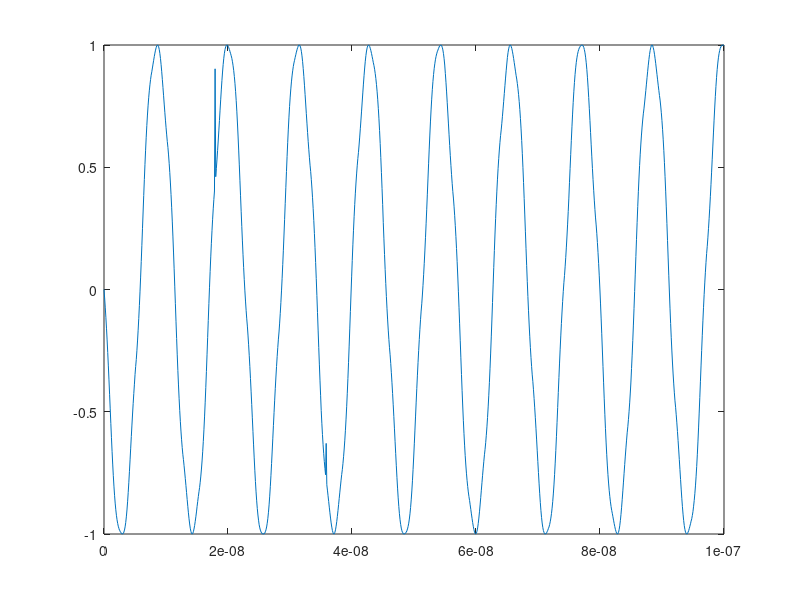

MATLAB code to generate this figure:
function PMIX
global P0;
global P90;
global P180;
global P270;
global N;
global T;
global f;

f = 10e9;
T = 1/f;
N = 1000;
t = linspace(0,N*T,1000);
P0   = sin(2*pi*f*t);
P90  = sin(2*pi*f*t-pi/2);
P180 = sin(2*pi*f*t-pi);
P270 = sin(2*pi*f*t-((3*pi)/2));
%---------------- NON LINEARITY ------------------
%code = linspace(0,1,1000);
%ph = atan2(code,1-code)*180/pi;
%figure(1);
%plot(code,ph,code,90*code);
%-------------------------------------------------
%code = 1;
%sum = code.*P270 + (1-code).*P0;
%sum = sum./max(abs(sum));
%figure(2);
%plot(t,P0,t,P90,t,P180,t,P270,t,sum,"black");
%---------------- PHASE INTERPOLATON WITH SELECTION ---------------------------------
% code_binary='00 1111 1111'
% code = bin2dec(code_binary);
% binary_mask1 = bin2dec('1100000000');
% extract_bits = bitand(code, binary_mask1);
% phase_sel_bin = dec2bin(bitshift(extract_bits, -8), 2); % Shift extracted bits to the right by 8 positions
% phase_sel = bin2dec(phase_sel_bin);
% int_val = double(uint8(mod(code,256))); %git the value of the 8bits
% int_value = double(int_val/255.0); %make the value normalized (maximum 1)
% 
% switch phase_sel 
%     case 0 
%         sum = int_value.*P90  + (1-int_value).*P0;
%     case 1
%         sum = int_value.*P180 + (1-int_value).*P90;
%     case 2
%         sum = int_value.*P270 + (1-int_value).*P90;
%     case 3
%         sum = int_value.*P0   + (1-int_value).*P270;
% end
% 
% %sum = sum./max(abs(sum)) %to make the amp always one
% sum = sum/(int_value^2 + (1-int_value)^2)^0.5; %to normalize it another way (preferred)
% 
% plot(t,P0,t,P90,t,P180,t,P270,t,sum,"black");
%-------------------PHASE INTERPOLATION FUNCTION--------------------------------
%plot(t,P0,t,P90,t,P180,t,P270);
sum = [];
code=[];
for ti = t
  code(end+1) = mod(10*f*ti,1024);
  sum(end+1) = interpolate(ti,code(end));
end
%plot(t,code);
plot(t,sum);
%plot(t,P0,t,P90,t,P180,t,P270,t,sum,"black");


function sum = interpolate(ti,code)
    
index = floor(N*mod(ti,T)/T)+1; %get the index for the signals
binary_mask1 = bin2dec('1100000000');
extract_bits = bitand(uint16(code), binary_mask1); % Cast code to uint16 before bitwise operation
phase_sel_bin = dec2bin(bitshift(extract_bits, -8), 2); % Shift extracted bits to the right by 8 positions
phase_sel = (bin2dec(phase_sel_bin));
int_val = double(uint8(mod(code,256))); %git the value of the 8bits
int_value = double(int_val/255.0); %make the value normalized (maximum 1)

switch phase_sel 
    case 0 
        sum = int_value*P90(index)  + (1-int_value)*P0(index);
    case 1
        sum = int_value*P180(index) + (1-int_value)*P90(index);
    case 2
        sum = int_value*P270(index) + (1-int_value)*P180(index);
    case 3
        sum = int_value*P0(index)   + (1-int_value)*P270(index);
end
%sum = sum./max(abs(sum)) %to make the amp always one
sum = sum/(int_value^2 + (1-int_value)^2)^0.5; %to normalize it another way (preferred)
end
%plot(t,P0,t,P90,t,P180,t,P270,t,sum,"black");

end




